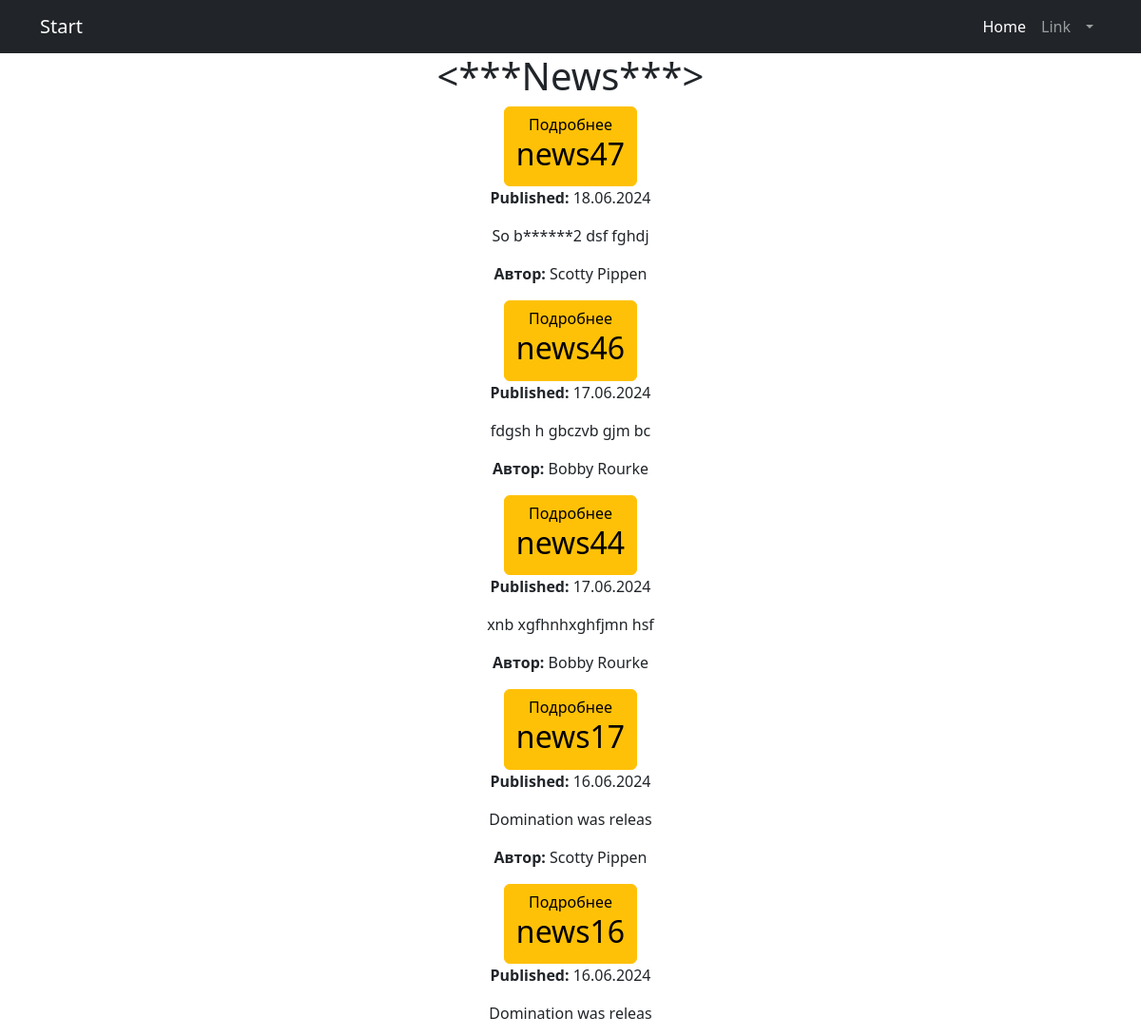
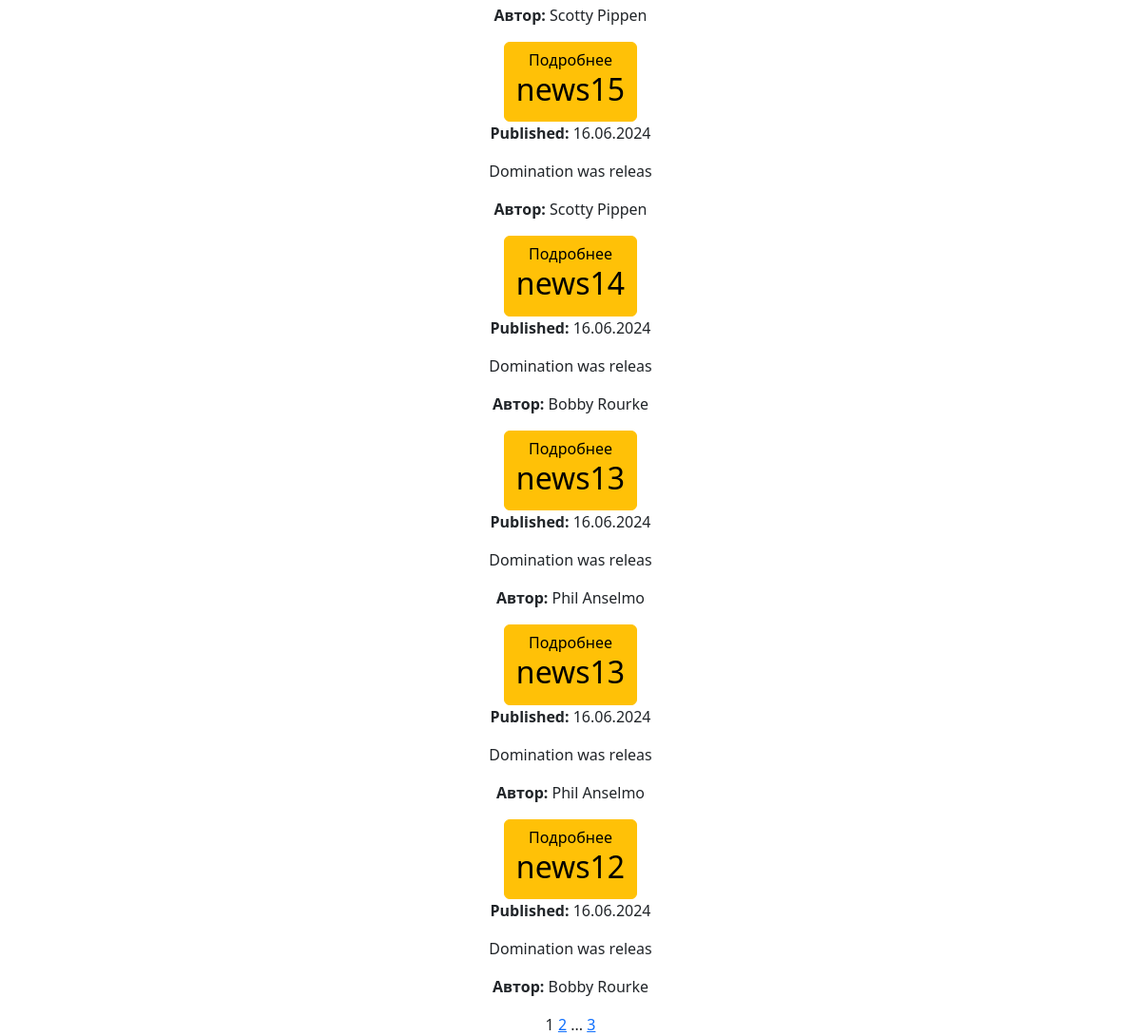
Before: /news/ with the older database file (2 pictures, top to bottom).
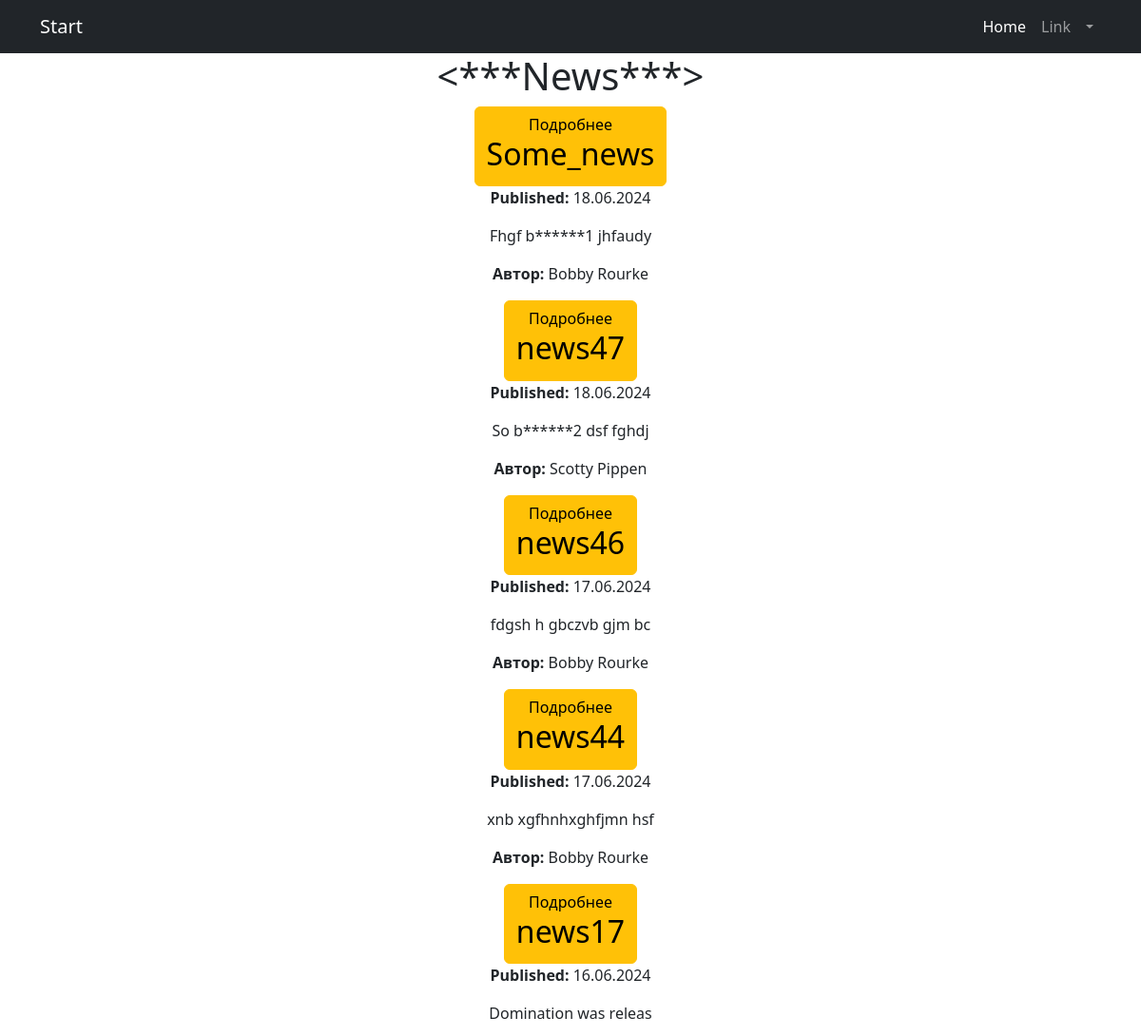
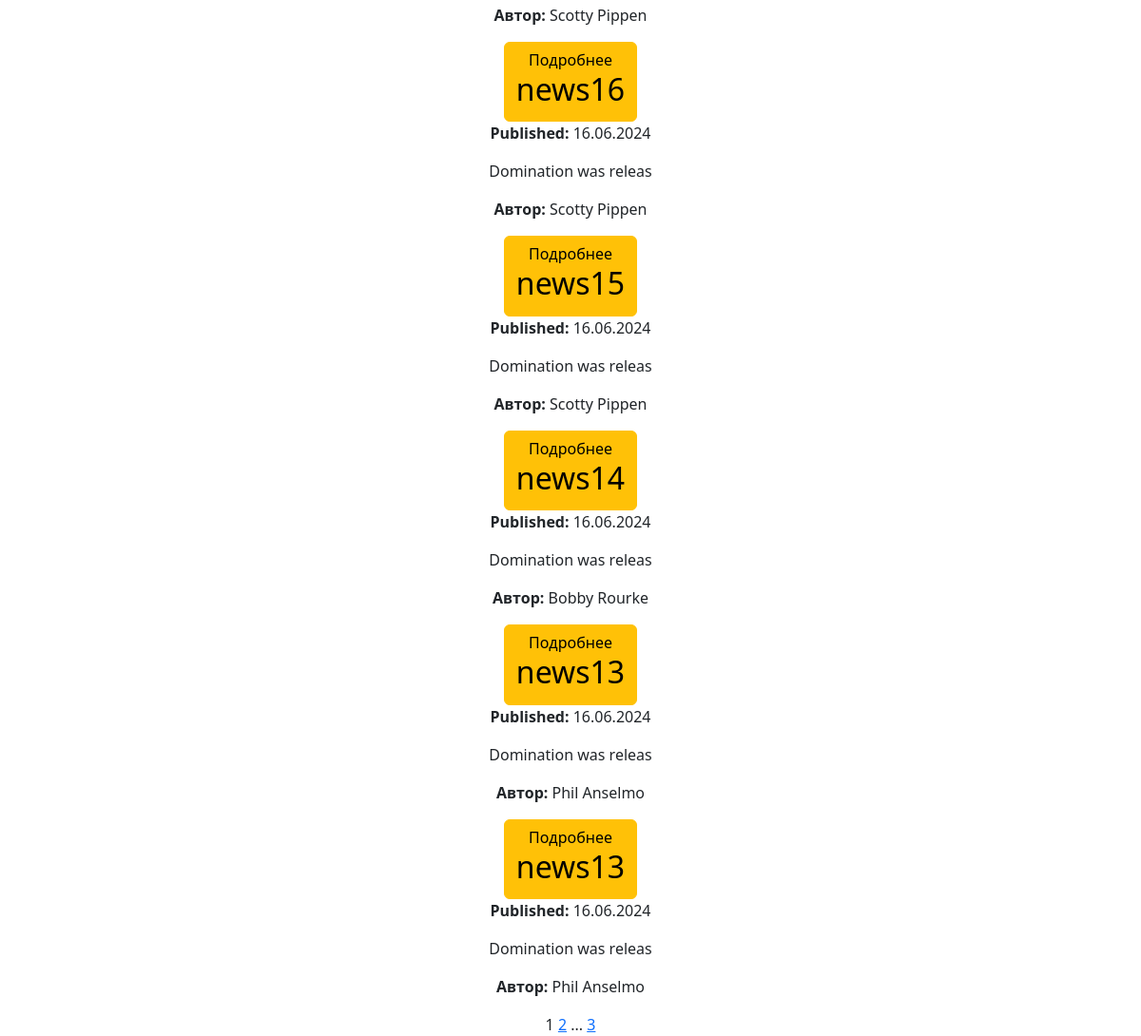
After: the same page with the newer database file (2 pictures, top to bottom).
### news/models.py (models this page shows, shortened)
class Post(models.Model):
    author = models.ForeignKey('Author', on_delete=models.CASCADE, blank=True)
    POST_TYPES = (
        ('article', 'Article'),
        ('news', 'News'),
    )
    post_type = models.CharField(max_length=10, choices=POST_TYPES)
    created_at = models.DateTimeField(auto_now_add=True)
    categories = models.ManyToManyField('Category', through='PostCategory')
    title = models.CharField(max_length=255)
    content = models.TextField()
    rating = models.IntegerField(default=0)
    authorname = models.CharField(max_length=255,)

### news/views.py (the view)
# urls.py: path('news/', views.NewsListView.as_view(), name='news_list'),
class NewsListView(ListView):
    model = Post
    template_name = 'news_list.html'
    queryset = Post.objects.filter(post_type='news').order_by('-created_at')
    context_object_name = 'posts'
    paginate_by = 10
    def get_context_data(self, **kwargs):
        context = super().get_context_data(**kwargs)
        context['filter'] = PostFilter(self.request.GET, queryset=self.get_queryset())
        return context

### news/templatetags/censor.py (called while the page is built)
@register.filter(name='censor')
def censor(value):
    banned_words = ['badword', 'badword1', 'badword2']
    for word in banned_words:
        if isinstance(word, str):
            value = value.replace(word[1:], '*' * len(word[1:]))
    return value

### news/templates/news_list.html (shortened to what this page needs)
{% extends 'flatpages/default.html' %}
{% load censor %}
{% block content %}
<h1><***News***></h1>
{% for post in posts %}
<a href="{% url 'news_full_detail' id=post.id %}" class="btn btn-warning">Подробнее
    <h2>{{ post.title|censor }}</h2>
</a>
<p><strong>Published:</strong> {{ post.created_at|date:"d.m.Y" }}</p>
<p>{{ post.content|slice:":21"|censor }}</p>
<p><strong>Автор:</strong> {{ post.authorname }}</p>
{% endfor %}
{{ page_obj.number }}
{% if page_obj.has_next %}
<a href="?page={{ page_obj.next_page_number }}">{{ page_obj.next_page_number }}</a>
{% if paginator.num_pages != page_obj.next_page_number %}
...
<a href="?page={{ page_obj.paginator.num_pages }}">{{ page_obj.paginator.num_pages }}</a>
{% endif %}
{% endif %}
{% endblock content %}

Changed rows visible on the page:
no longer on this page (row unchanged): Post: title|censor "news12", created_at "16.06.2024", content|censor "Domination was releas", authorname "Bobby Rourke"
added Post: title|censor "Some_news", created_at "18.06.2024", content|censor "Fhgf b******1 jhfaudy", authorname "Bobby Rourke"
